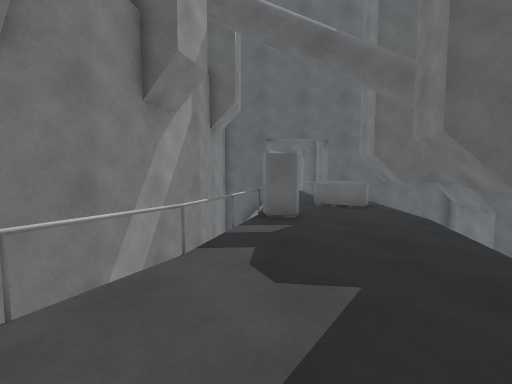
view 1 (above)

24 first-person views from a walk through a 3-D level made in the Unity game engine. The camera is 1.3 m above the floor, tilts 4° down and sees 90° across. The floor is counted in squares, 1 m on a side. Each view is taken from the middle of a square. On the plan, view 1 faces up. The plan holds only what a view shows up to about 13 squares ahead; the rest is blank. The place goes on beyond the plan.

view 2
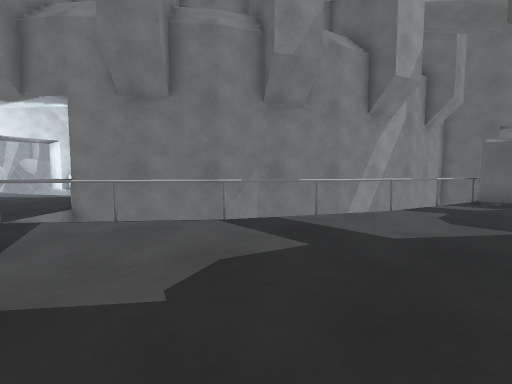

view 3
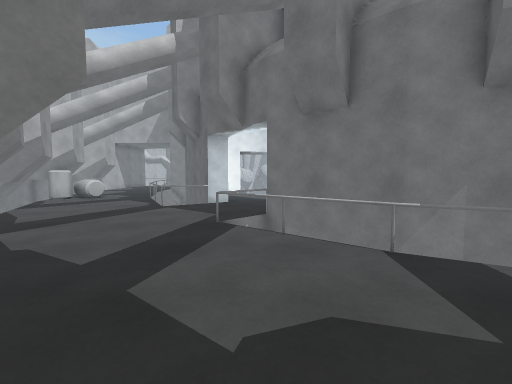

view 4
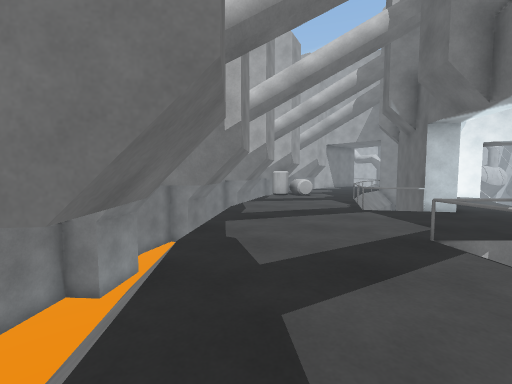

view 5
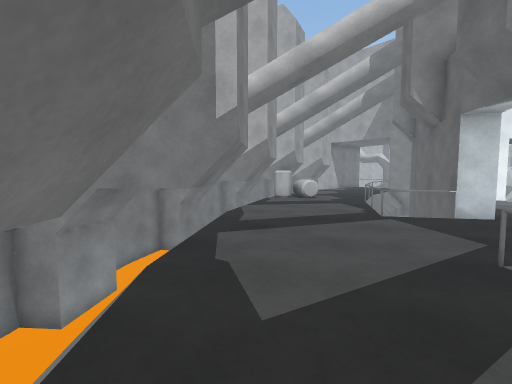

view 6
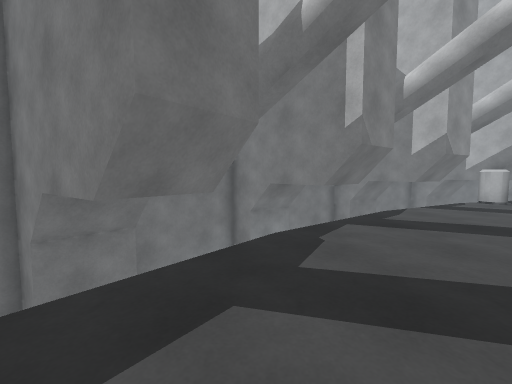

view 7
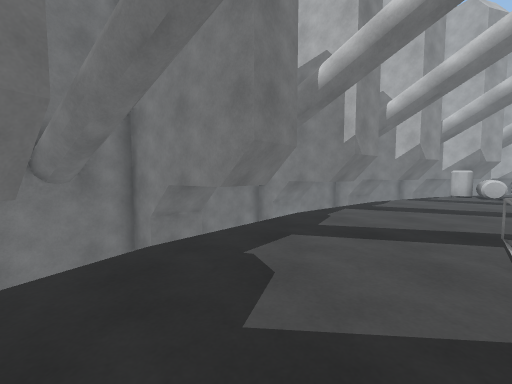

view 8
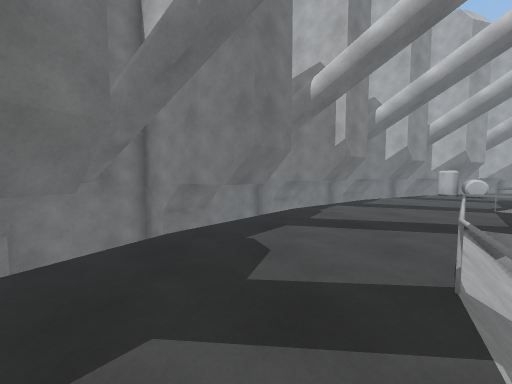

view 9
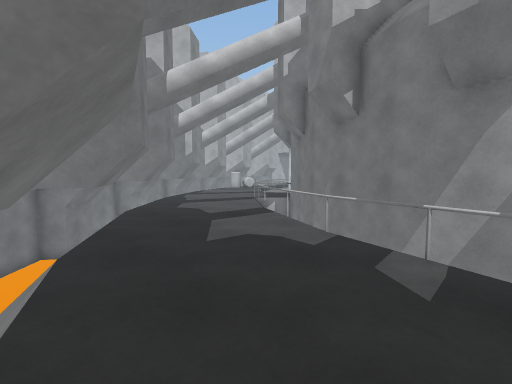

view 10
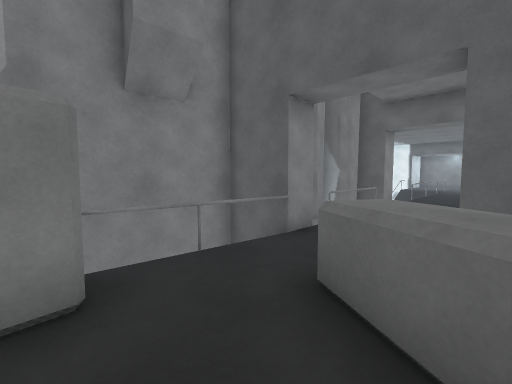

view 11
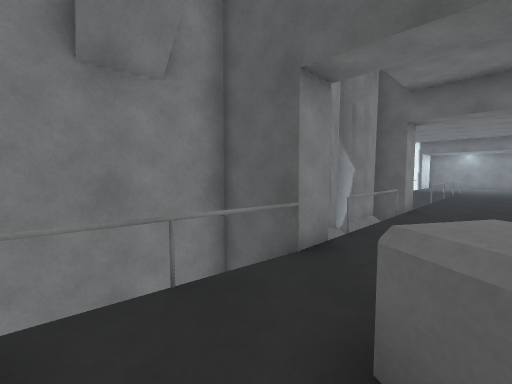

view 12
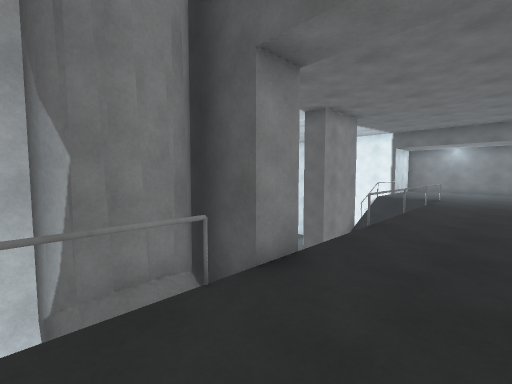

view 13
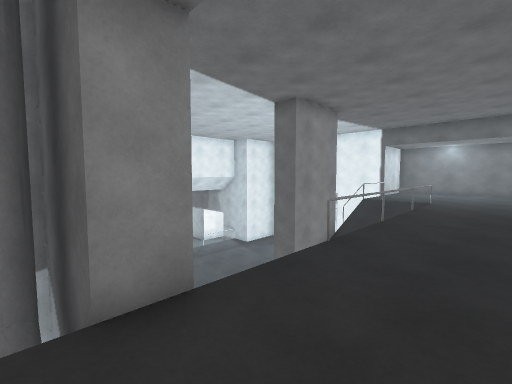

view 14
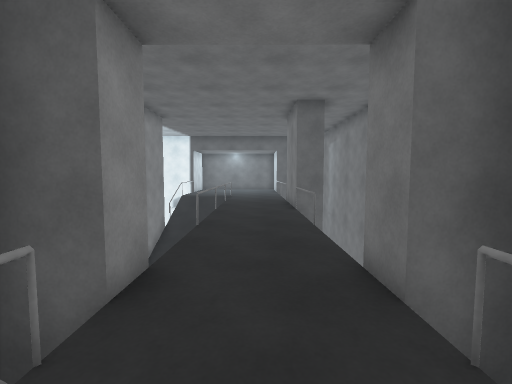

view 15
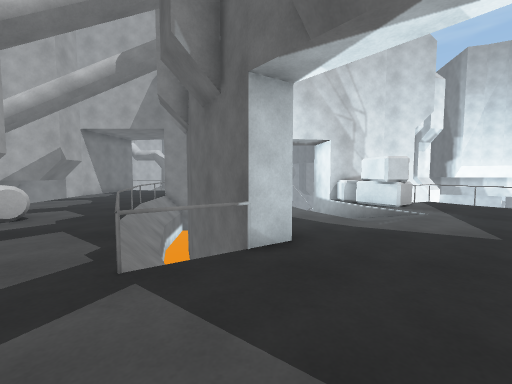

view 16
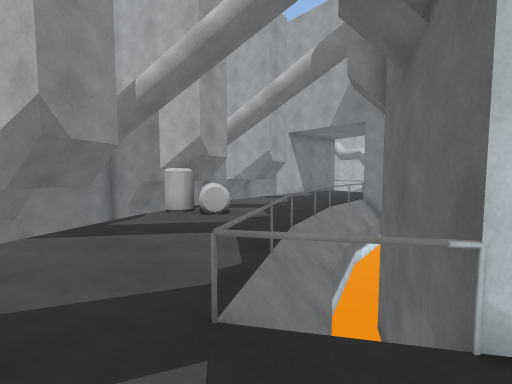

view 17
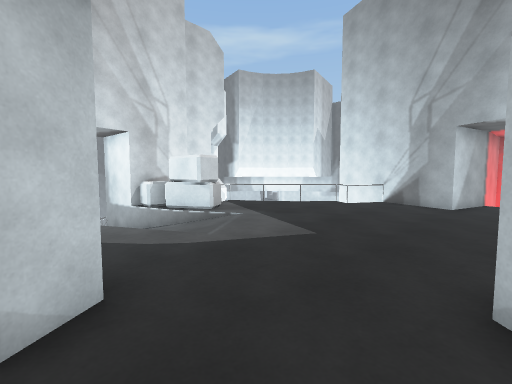

view 18
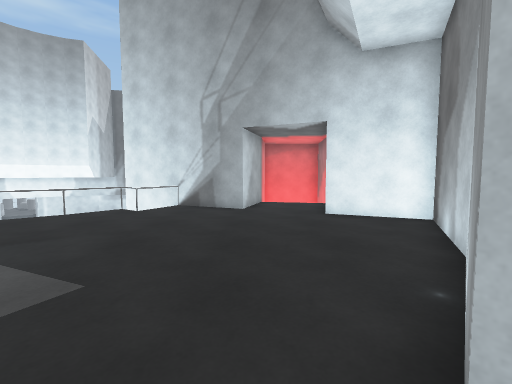

view 19
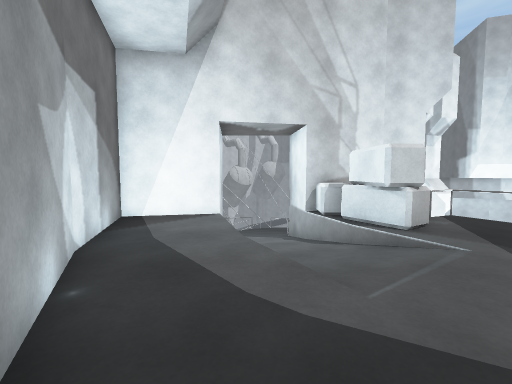

view 20
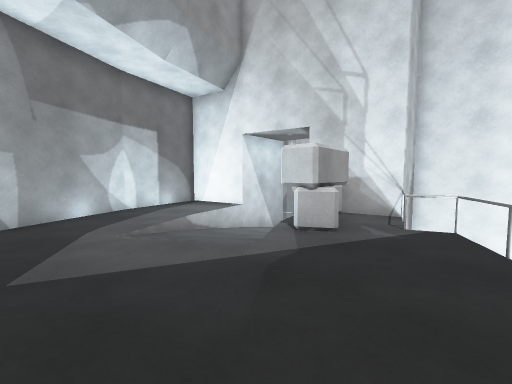

view 21
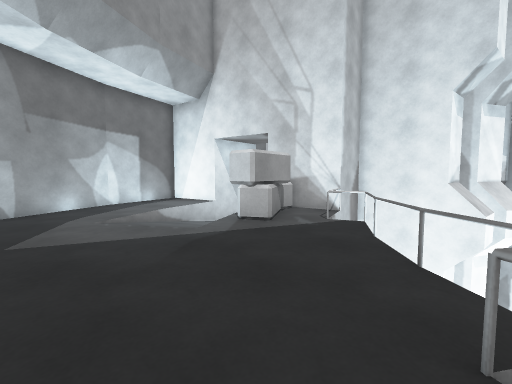

view 22
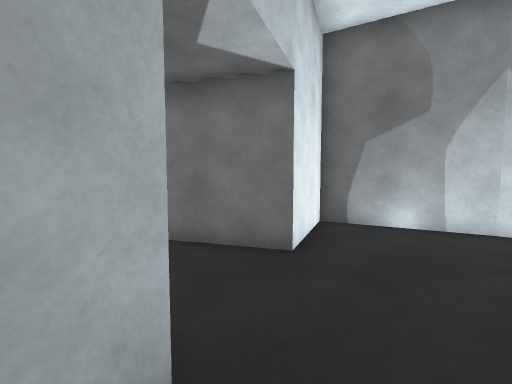

view 23
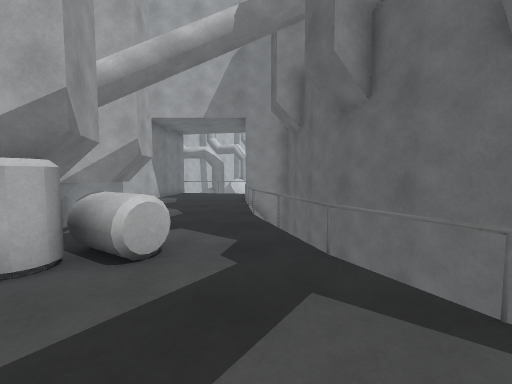

view 24
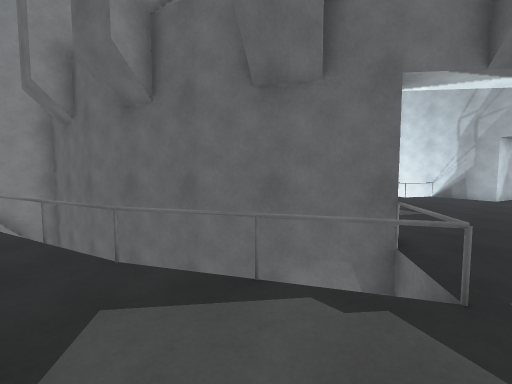

### Floor plan
Key: @ floor where view 1 was taken; # wall or solid block; x gap in a wall; . main floor; - floor 0.5 m lower than the main floor; _ floor 1.5 m lower than the main floor; / step, stairs or slope; = window, fence, low wall or low ledge; ^ raised ledge; v drop or lower ground.
Columns run from 22 left of view 1 to 4 right of it. Each row starts with its distance up from view 1.
 33                       ....
 32                      .....
 31                     //=...
 30                     // ...
 29                     // ...
 28                    #// ...#
 27                    #/  ...#
 26                    #/  ...#
 25                        ...v
 24                        ...
 23                        ...
 22                        ...
 21                        ...
 20                        ...
 19                      ##...#
 18                     vvx...#
 17                       #...
 16                     vvv...
 15                       #.
 14                       v.
 13              #      ###..
 12              #v     #v#..
 11              #  v#  # /..^^
 10              #v v   # =..^^
  9          v## #..#   # /...
  8          v.###..#  ## ##...
  7        =.=......#  #v .....
  6       ==........#### =....#
  5      =............## v....#
  4     v............##v==....#
  3  vv==............## =...../
  2   v####.........##vv....../
  1    ####/........##vv....//
  0  ####=-//......##v==..@.##
 -1 _////////.....##v==..../#
 -2 _///////.......#==...../  v
 -3   ##=/.........=#....../  v
 -4    ##....####........##  vv
 -5     #..####vv......./=v  v#
 -6     #####vvv==......//vv###
 -7 ######vvv==.......///vv##
 -8 #vvvvv/=v=.......#=/ vvv
 -9 # /=/=...........#  vvv#
-10 ...............//  v#v##
-11 ........=^../##   v####
-12 ........x^^./    vv
-13 ....... ###    vvv#

Positions as (right, up) in squares from view 1, and headings:
1: (0, 0), facing up
2: (1, -3), facing up-left
3: (1, -2), facing left
4: (0, -2), facing down-left
5: (-1, -3), facing down-left
6: (-2, -1), facing down
7: (-1, 2), facing down
8: (-1, 3), facing down
9: (4, 7), facing down-left
10: (4, 8), facing up-left
11: (3, 9), facing up-left
12: (3, 16), facing up-left
13: (3, 18), facing up-left
14: (2, 16), facing up
15: (-6, -4), facing left
16: (-8, -4), facing down-left
17: (-8, -4), facing up-left
18: (-9, -2), facing up
19: (-10, -2), facing left
20: (-11, 5), facing down-left
21: (-11, 7), facing down-left
22: (-11, 7), facing right
23: (-9, -9), facing left
24: (-9, -9), facing up-left
